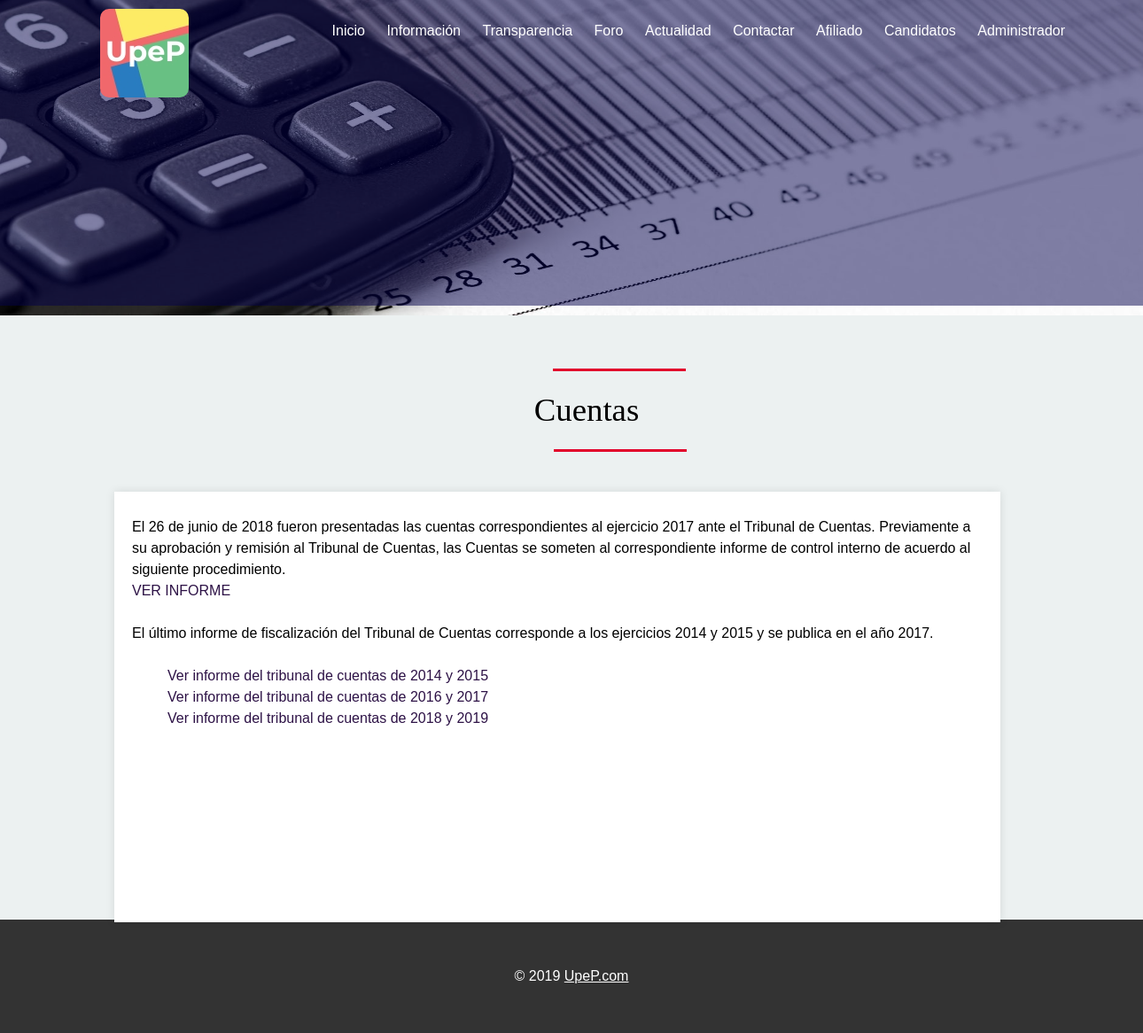
Screenshot of /innovacion.php with the database file from the repository.
### tables this page shows
CREATE TABLE IF NOT EXISTS `cuentas` (
  `id` int(11) NOT NULL AUTO_INCREMENT,
  `titulo` varchar(500) NOT NULL,
  `archivo` varchar(500) NOT NULL,
  PRIMARY KEY (`id`)
);

### src/BBDD.php (called while the page is built, shortened)
<?php
  class BBDD {
    public function conexion(){
      $error=null;
      $this->conexion = new mysqli("localhost", "root", "", "upepbd");
        return $error;
    }
}
 ?>

### src/Cuentas.php (called while the page is built, shortened)
<?php
class cuentas extends BBDD
{
  public function cuentas()
  {
    $resultado = $this->conexion->query("SELECT * FROM cuentas");
    return $resultado;
  }
}
 ?>

### public/innovacion.php (the view, shortened to what this page needs)
<?php session_start();
  require "./../src/BBDD.php";
  require "./../src/Cuentas.php";
  $a = new Cuentas();
  $a->conexion();
  $listacuentas=$a->cuentas();
   ?>
<!DOCTYPE html>
<html lang="en" dir="ltr">
  <head>
      <link rel="stylesheet" href="css/stiles.css">
  </head>
  <body>
<?php include "./assets/navegador.php"; ?>
<div class="colorInnovacion"></div>
<div class="fondoInnovacion"><img id="sectionImagen" src="./images/fondoCuentas.jpg"/></div>
<div id="textoIndex">
  <h1 id="tituloPagina">Cuentas</h1>
</div>
    <section id="content_inovacion">
      <div id="pepe">
        <p>El 26 de junio de 2018 fueron presentadas las cuentas correspondientes al ejercicio 2017 ante el Tribunal de Cuentas. Previamente a su aprobación y remisión al Tribunal de Cuentas, las Cuentas se someten al correspondiente informe de control interno de acuerdo al siguiente procedimiento.<br>
        <a class="a-inovacion" HREF="./media/procedimientodecontrolinterno.pdf" TARGET="_BLANK">VER INFORME</a></p>
        <p>
          <span>El último informe de fiscalización del Tribunal de Cuentas corresponde a los ejercicios 2014 y 2015 y se publica en el año 2017.</span>
      <ul>
            <?php foreach ($listacuentas as $cuenta) {
              echo "<li><a class='a-inovacion' href=./media/".$cuenta['archivo'].">".$cuenta['titulo']."</a></li>";
            } ?>
          </ul>
        </div>
    </section>
  </body>
      <?php include "./assets/piedepagina.php"; ?>
 </html>

### public/css/stiles.css (style rules this page uses)
body { margin: 0; padding: 0; font-family: Helvetica, Arial, sans-serif; color: black; background-color: #ecf1f1; font-size: 1em; line-height: 1.5em; padding-top: 60px; }
#textoIndex { width: 100%; height: 300px; margin-top: -10px; margin-bottom: -246px; }
#tituloPagina { font-family: 'Droid Serif W01 Bold',serif; background-color: #ecf1f1; margin-left: 34px; }
#tituloPagina::before { content: ''; display: block; width: 150px; height: 3px; background-color: #E2012B; margin-left: 590px; margin-top: 63px; margin-bottom: 20px; }
#tituloPagina::after { content: ''; display: block; width: 150px; height: 3px; background-color: #E2012B; margin-left: 591px; margin-top: 20px; }
h1 { font-size: 2.3em; line-height: 1.3em; margin: 15px 0; text-align: center; font-weight: 300; }
p { margin: 0 0 1.5em 0; }
img { height: auto; }
body>section { background: #FFFFFF; width: 100%; max-width: 100%; margin: 6% auto; box-shadow: 0 0 10px rgba(0,0,0,.1); padding-top: 4%; padding-bottom: 4%; padding: 4% 4%; display: inline-block; min-height: 486px; }
#sectionImagen { margin-top: -408px; width: 100%; height: 646px; }
.colorInnovacion { position: relative; width: 100%; height: 345px; background-color: rgba(2, 0, 77, 0.5); z-index: -1; margin-top: -60px; }
.fondoInnovacion { position: relative; z-index: -10; margin-top: -17.6%; }
#content_inovacion { width: 90%; padding-bottom: 4%; margin-top: 85px; padding: 0; max-width: 1000px; margin-left: 10%; }
#content_inovacion li { list-style: none; }
.a-inovacion { color: #2d1246; text-decoration: none; }
#pepe { margin-left: 20px; margin-right: 20px; margin-top: 28px; }

### rows the page displays
cuentas: titulo "Ver informe del tribunal de cuentas de 2014 y 2015"
cuentas: titulo "Ver informe del tribunal de cuentas de 2016 y 2017"
cuentas: titulo "Ver informe del tribunal de cuentas de 2018 y 2019"
